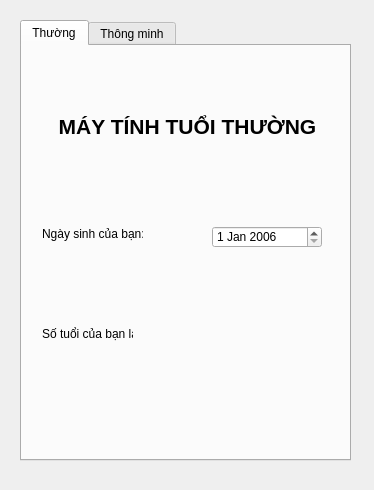
<?xml version="1.0" encoding="UTF-8"?>
<ui version="4.0">
 <class>Form</class>
 <widget class="QWidget" name="Form">
  <property name="enabled">
   <bool>true</bool>
  </property>
  <property name="geometry">
   <rect>
    <x>0</x>
    <y>0</y>
    <width>374</width>
    <height>490</height>
   </rect>
  </property>
  <property name="minimumSize">
   <size>
    <width>374</width>
    <height>490</height>
   </size>
  </property>
  <property name="maximumSize">
   <size>
    <width>374</width>
    <height>490</height>
   </size>
  </property>
  <property name="windowTitle">
   <string>Máy tính tuổi</string>
  </property>
  <widget class="QTabWidget" name="tabWidget">
   <property name="geometry">
    <rect>
     <x>20</x>
     <y>20</y>
     <width>331</width>
     <height>441</height>
    </rect>
   </property>
   <property name="currentIndex">
    <number>0</number>
   </property>
   <widget class="QWidget" name="tab">
    <attribute name="title">
     <string>Thường</string>
    </attribute>
    <widget class="QDateEdit" name="NgaySinh">
     <property name="geometry">
      <rect>
       <x>190</x>
       <y>180</y>
       <width>110</width>
       <height>22</height>
      </rect>
     </property>
     <property name="date">
      <date>
       <year>2006</year>
       <month>1</month>
       <day>1</day>
      </date>
     </property>
    </widget>
    <widget class="QLabel" name="label">
     <property name="geometry">
      <rect>
       <x>20</x>
       <y>180</y>
       <width>101</width>
       <height>16</height>
      </rect>
     </property>
     <property name="text">
      <string>Ngày sinh của bạn:</string>
     </property>
    </widget>
    <widget class="QLabel" name="label_2">
     <property name="geometry">
      <rect>
       <x>30</x>
       <y>60</y>
       <width>271</width>
       <height>41</height>
      </rect>
     </property>
     <property name="text">
      <string>&lt;html&gt;&lt;head/&gt;&lt;body&gt;&lt;p align=&quot;center&quot;&gt;&lt;span style=&quot; font-size:16pt; font-weight:600;&quot;&gt;MÁY TÍNH TUỔI THƯỜNG&lt;/span&gt;&lt;/p&gt;&lt;/body&gt;&lt;/html&gt;</string>
     </property>
     <property name="textFormat">
      <enum>Qt::RichText</enum>
     </property>
     <property name="scaledContents">
      <bool>false</bool>
     </property>
    </widget>
    <widget class="QLabel" name="label_3">
     <property name="geometry">
      <rect>
       <x>20</x>
       <y>280</y>
       <width>91</width>
       <height>16</height>
      </rect>
     </property>
     <property name="text">
      <string>Số tuổi của bạn là: </string>
     </property>
    </widget>
    <widget class="QLabel" name="normal_result">
     <property name="geometry">
      <rect>
       <x>30</x>
       <y>320</y>
       <width>271</width>
       <height>51</height>
      </rect>
     </property>
     <property name="text">
      <string>&lt;html&gt;&lt;head/&gt;&lt;body&gt;&lt;p align=&quot;center&quot;&gt;&lt;br/&gt;&lt;/p&gt;&lt;/body&gt;&lt;/html&gt;</string>
     </property>
    </widget>
   </widget>
   <widget class="QWidget" name="tab_2">
    <attribute name="title">
     <string>Thông minh</string>
    </attribute>
    <widget class="QLabel" name="label_4">
     <property name="geometry">
      <rect>
       <x>70</x>
       <y>40</y>
       <width>181</width>
       <height>71</height>
      </rect>
     </property>
     <property name="text">
      <string>&lt;html&gt;&lt;head/&gt;&lt;body&gt;&lt;p align=&quot;center&quot;&gt;&lt;span style=&quot; font-size:16pt; font-weight:600;&quot;&gt;MÁY TÍNH TUỔI&lt;/span&gt;&lt;/p&gt;&lt;p align=&quot;center&quot;&gt;&lt;span style=&quot; font-size:16pt; font-weight:600;&quot;&gt;THÔNG MINH&lt;/span&gt;&lt;/p&gt;&lt;/body&gt;&lt;/html&gt;</string>
     </property>
     <property name="textFormat">
      <enum>Qt::RichText</enum>
     </property>
     <property name="scaledContents">
      <bool>false</bool>
     </property>
    </widget>
    <widget class="QLabel" name="label_5">
     <property name="geometry">
      <rect>
       <x>20</x>
       <y>180</y>
       <width>111</width>
       <height>16</height>
      </rect>
     </property>
     <property name="text">
      <string>Nhập số tuổi của bạn:</string>
     </property>
    </widget>
    <widget class="QSpinBox" name="age">
     <property name="geometry">
      <rect>
       <x>210</x>
       <y>180</y>
       <width>71</width>
       <height>20</height>
      </rect>
     </property>
     <property name="minimum">
      <number>1</number>
     </property>
     <property name="maximum">
      <number>200</number>
     </property>
     <property name="singleStep">
      <number>1</number>
     </property>
     <property name="value">
      <number>1</number>
     </property>
    </widget>
    <widget class="QLabel" name="smart_result">
     <property name="geometry">
      <rect>
       <x>30</x>
       <y>320</y>
       <width>271</width>
       <height>51</height>
      </rect>
     </property>
     <property name="text">
      <string>&lt;html&gt;&lt;head/&gt;&lt;body&gt;&lt;p align=&quot;center&quot;&gt;&lt;br/&gt;&lt;/p&gt;&lt;/body&gt;&lt;/html&gt;</string>
     </property>
    </widget>
    <widget class="QLabel" name="label_9">
     <property name="geometry">
      <rect>
       <x>20</x>
       <y>280</y>
       <width>91</width>
       <height>16</height>
      </rect>
     </property>
     <property name="text">
      <string>Số tuổi của bạn là: </string>
     </property>
    </widget>
   </widget>
  </widget>
 </widget>
 <resources/>
 <connections/>
</ui>
